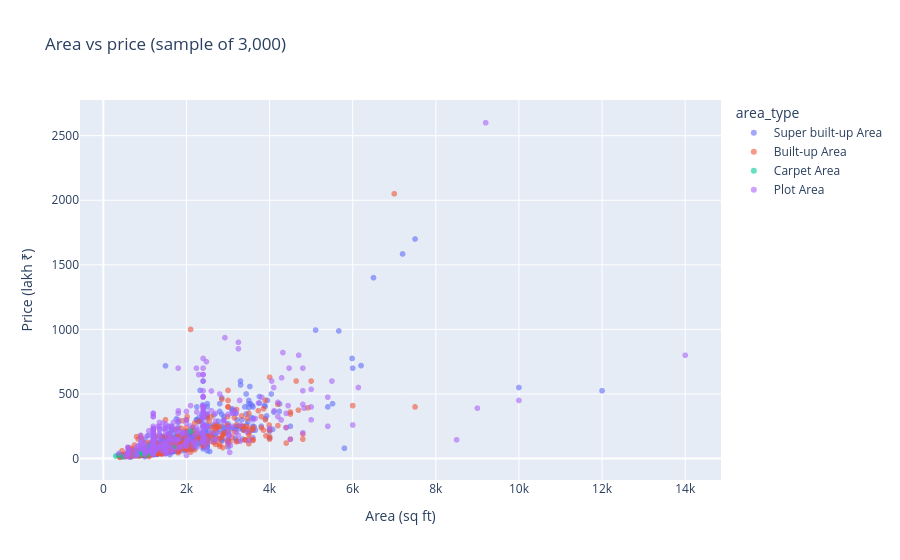

The cell this chart's notebook holds for it:
### Markdown cell above
## 4. Area vs price

### Code cell
fig=px.scatter(df.sample(3000,random_state=1),x='total_sqft',y='price',color='area_type',opacity=.6,title='Area vs price (sample of 3,000)',labels={'total_sqft':'Area (sq ft)','price':'Price (lakh ₹)'}); fig.show()
print(df[['total_sqft','bhk','bath','balcony','price']].corr().round(2))

### Figure 1 — Plotly figure (JSON) as saved in the notebook; plotly's stock layout.template omitted (floating-point values rounded to 4 significant figures; data arrays with more than 128 entries replaced by an {"elided": "..."} marker saying what was removed)
{"data": [{"hovertemplate": "area_type=Super built-up Area<br>Area (sq ft)=%{x}<br>Price (lakh ₹)=%{y}<extra></extra>", "legendgroup": "Super built-up Area", "marker": {"color": "#636efa", "opacity": 0.6, "symbol": "circle"}, "mode": "markers", "name": "Super built-up Area", "showlegend": true, "type": "scattergl", "x": {"elided": "2066 float values"}, "xaxis": "x", "y": {"elided": "2066 float values"}, "yaxis": "y"}, {"hovertemplate": "area_type=Built-up Area<br>Area (sq ft)=%{x}<br>Price (lakh ₹)=%{y}<extra></extra>", "legendgroup": "Built-up Area", "marker": {"color": "#EF553B", "opacity": 0.6, "symbol": "circle"}, "mode": "markers", "name": "Built-up Area", "showlegend": true, "type": "scattergl", "x": {"elided": "556 float values"}, "xaxis": "x", "y": {"elided": "556 float values"}, "yaxis": "y"}, {"hovertemplate": "area_type=Carpet Area<br>Area (sq ft)=%{x}<br>Price (lakh ₹)=%{y}<extra></extra>", "legendgroup": "Carpet Area", "marker": {"color": "#00cc96", "opacity": 0.6, "symbol": "circle"}, "mode": "markers", "name": "Carpet Area", "showlegend": true, "type": "scattergl", "x": [2100.0, 950.0, 910.2, 1053.0, 775.0, 1100.0, 993.0, 2400.0, 823.0, 1535.0, 460.0, 1103.0, 300.0, 866.3, 910.0, 1140.0, 1245.0, 1700.0, 875.0, 1057.0, 2282.0, 381.0], "xaxis": "x", "y": [210.0, 47.0, 80.64, 88.91, 29.5, 98.0, 50.0, 196.0, 50.63, 95.0, 13.0, 55.0, 20.0, 36.38, 30.5, 45.0, 60.0, 88.0, 52.8, 30.0, 115.0, 28.0], "yaxis": "y"}, {"hovertemplate": "area_type=Plot Area<br>Area (sq ft)=%{x}<br>Price (lakh ₹)=%{y}<extra></extra>", "legendgroup": "Plot Area", "marker": {"color": "#ab63fa", "opacity": 0.6, "symbol": "circle"}, "mode": "markers", "name": "Plot Area", "showlegend": true, "type": "scattergl", "x": {"elided": "356 float values"}, "xaxis": "x", "y": {"elided": "356 float values"}, "yaxis": "y"}], "layout": {"legend": {"title": {"text": "area_type"}, "tracegroupgap": 0}, "title": {"text": "Area vs price (sample of 3,000)"}, "xaxis": {"anchor": "y", "domain": [0.0, 1.0], "title": {"text": "Area (sq ft)"}}, "yaxis": {"anchor": "x", "domain": [0.0, 1.0], "title": {"text": "Price (lakh ₹)"}}}}
